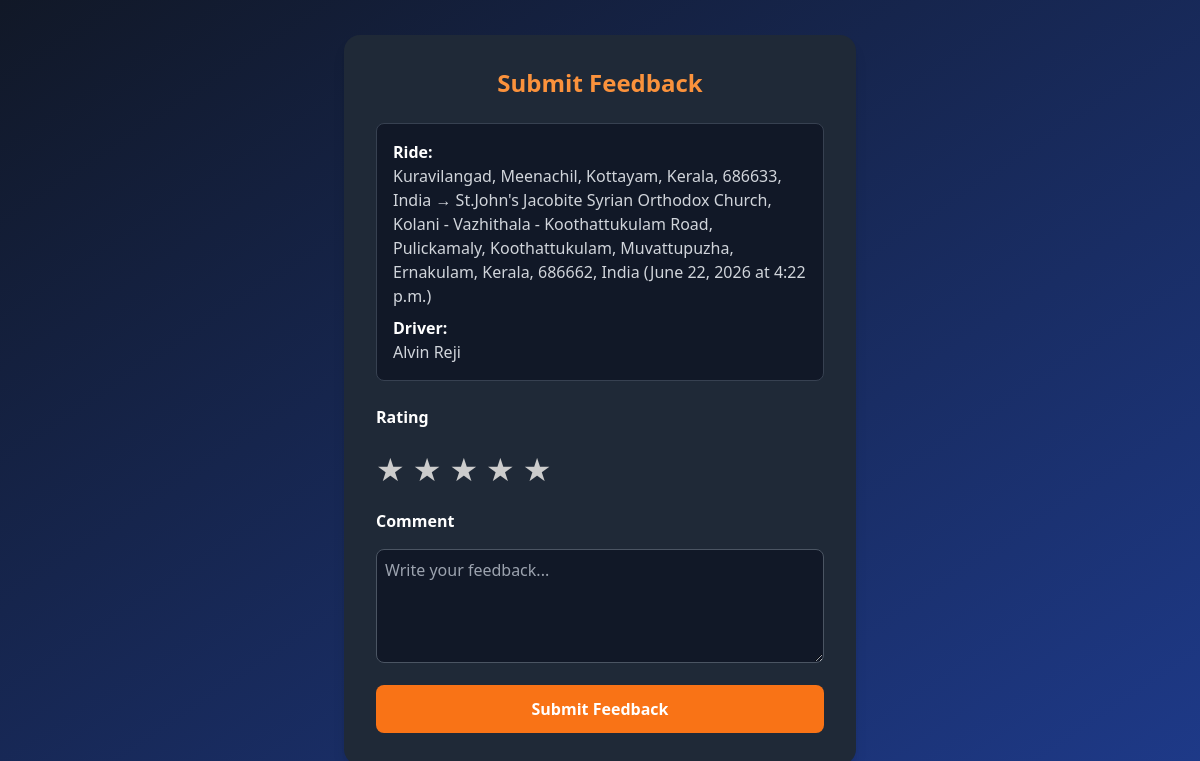
/feedback/5/ (signed in), run on the app's committed database.
### home/models.py (models this page shows, shortened)
class BookedRide(models.Model):
    rider = models.ForeignKey(User, on_delete=models.CASCADE, related_name="booked_rides")
    ride = models.ForeignKey(Offer_ride, on_delete=models.CASCADE, related_name="accepted_rides")
    driver = models.ForeignKey(User, on_delete=models.CASCADE, related_name="driver_rides")
    vehicle = models.ForeignKey(Vehicle, on_delete=models.SET_NULL, null=True, blank=True)
    pickup_place = models.CharField(max_length=50, null=True, blank=True)
    drop_place = models.CharField(max_length=50, null=True, blank=True)
    date = models.DateField()
    time = models.TimeField()
    ride_date = models.DateField()
    ride_time = models.TimeField()
    seats_booked = models.IntegerField(default=1)
    total_distance = models.FloatField(default=0)
    rider_distance = models.FloatField(default=0)
    total_cost = models.FloatField(default=0)
    rider_share = models.FloatField(default=0)
    driver_status = models.CharField(null=True)
    rider_status = models.CharField(null=True)
    rider_feedback = models.CharField(null=True)
    driver_feedback = models.CharField(null=True)
    cancel_reason = models.CharField(null=True)
    created_at = models.DateTimeField(auto_now_add=True)

class User(AbstractUser):
    mobile = models.CharField(max_length=15,null=True, blank=True)
    address = models.CharField(max_length=200,null=True, blank=True)
    email = models.EmailField(null=True, blank=True, unique=True)
    gender = models.CharField(
        null=True, max_length=20,
        choices=[
            ('male', 'Male'),
            ('female', 'Female'),
            ('other','Others')
        ]
    )
    role = models.CharField(max_length= 20, null=True)
    rating = models.FloatField(default=0.0)
    profile_created=models.DateField(auto_now=True)
    preferences = models.JSONField(default=dict)
    is_blocked = models.CharField(default='no')

### home/views.py (the view, shortened to what this page needs)
# urls.py: path("feedback/<int:ride_id>/", home.views.submit_feedback, name="submit_feedback"),
@login_required
def submit_feedback(request, ride_id):
    ride = get_object_or_404(BookedRide, id=ride_id)
    return render(request, "feedback.html", {"ride": ride})

### templates/feedback.html (shortened to what this page needs)
{% load static %}
<!DOCTYPE html>
<html lang="en">
<head>
    <script src="https://cdn.tailwindcss.com"></script>
</head>
<body class="bg-gradient-to-br from-gray-900 to-blue-900 min-h-screen flex items-center justify-center">
<div class="bg-gray-800 p-8 rounded-2xl shadow-lg w-full max-w-lg">
    <h1 class="text-2xl font-bold text-orange-400 mb-6 text-center">Submit Feedback</h1>
    <div class="mb-6 bg-gray-900 p-4 rounded-lg border border-gray-700">
        <p class="text-white font-semibold">Ride:</p>
        <p class="text-gray-300">
            {{ ride.pickup_place }} → {{ ride.drop_place }}
            ({{ ride.ride_date }} at {{ ride.ride_time }})
        </p>
        <p class="text-white font-semibold mt-2">Driver:</p>
        <p class="text-gray-300">{{ ride.driver.first_name }} {{ ride.driver.last_name }}</p>
    </div>
    <form method="post" class="space-y-4">
        <label class="block text-white font-semibold">Rating</label>
        <div id="starRating" class="flex space-x-2">
            <span class="star" data-value="1">&#9733;</span>
            <span class="star" data-value="2">&#9733;</span>
            <span class="star" data-value="3">&#9733;</span>
            <span class="star" data-value="4">&#9733;</span>
            <span class="star" data-value="5">&#9733;</span>
        </div>
        <label class="block text-white font-semibold">Comment</label>
        <textarea name="comment" rows="4" placeholder="Write your feedback..."
                  class="w-full p-2 rounded-lg bg-gray-900 border border-gray-600 text-white"></textarea>
        <button type="submit" class="w-full bg-orange-500 hover:bg-orange-600 p-3 rounded-lg font-bold text-white">
            Submit Feedback
        </button>
    </form>
</div>
</body>
</html>

### templates/feedback.html (style rules this page uses)
.star { font-size: 2rem; color: #ccc; cursor: pointer; }

### data on the page
BookedRide: pickup_place "Kuravilangad, Meenachil, Kottayam, Kerala, 686633, India", drop_place "St.John's Jacobite Syrian Orthodox Church, Kolani - Vazhithala - Koothattukulam Road, Pulickamaly, Koothattukulam, Muvattupuzha, Ernakulam, Kerala, 686662, India", ride_date "June 22, 2026", ride_time "4:22 p.m.", driver.first_name "Alvin", driver.last_name "Reji"
